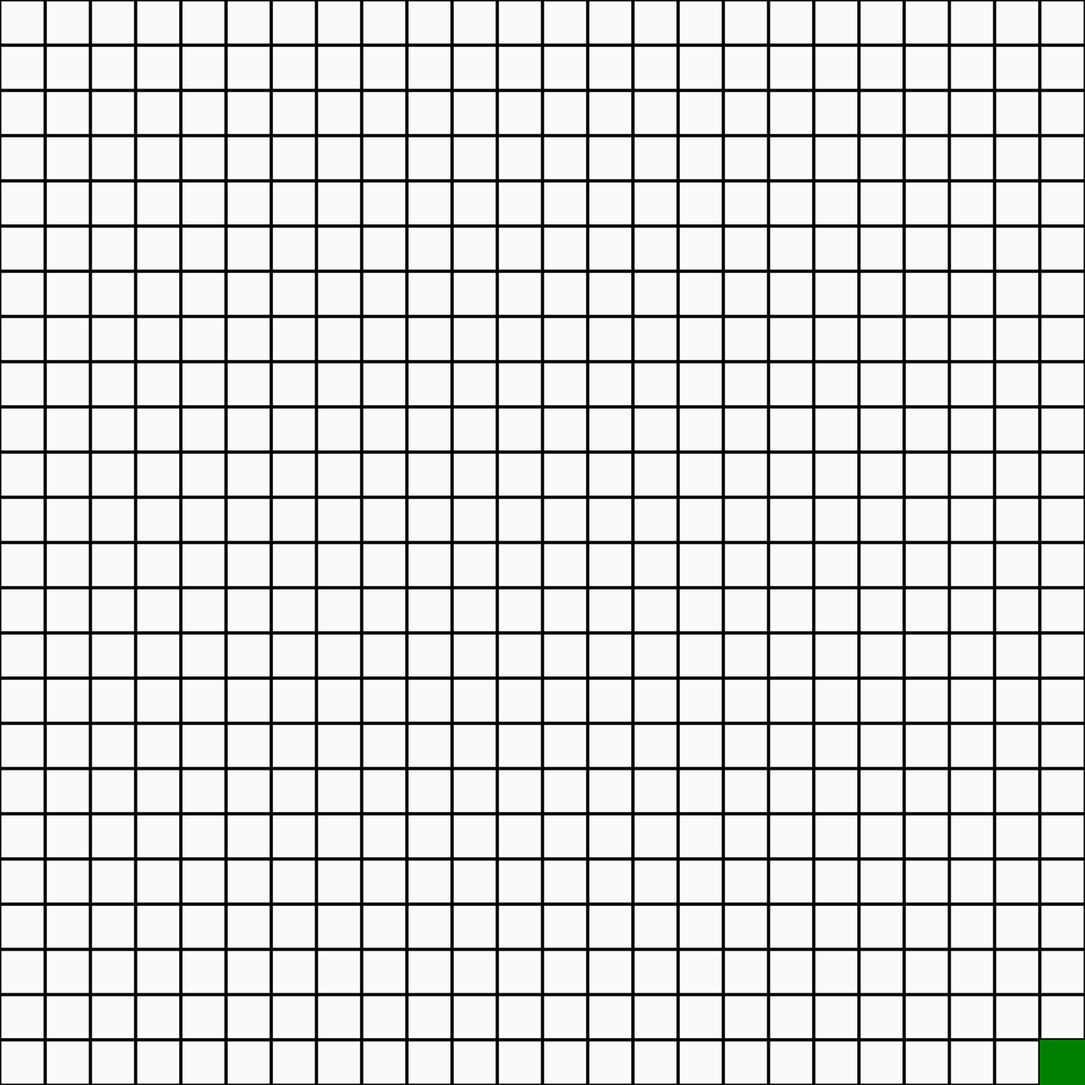
Frame 1 (no input)
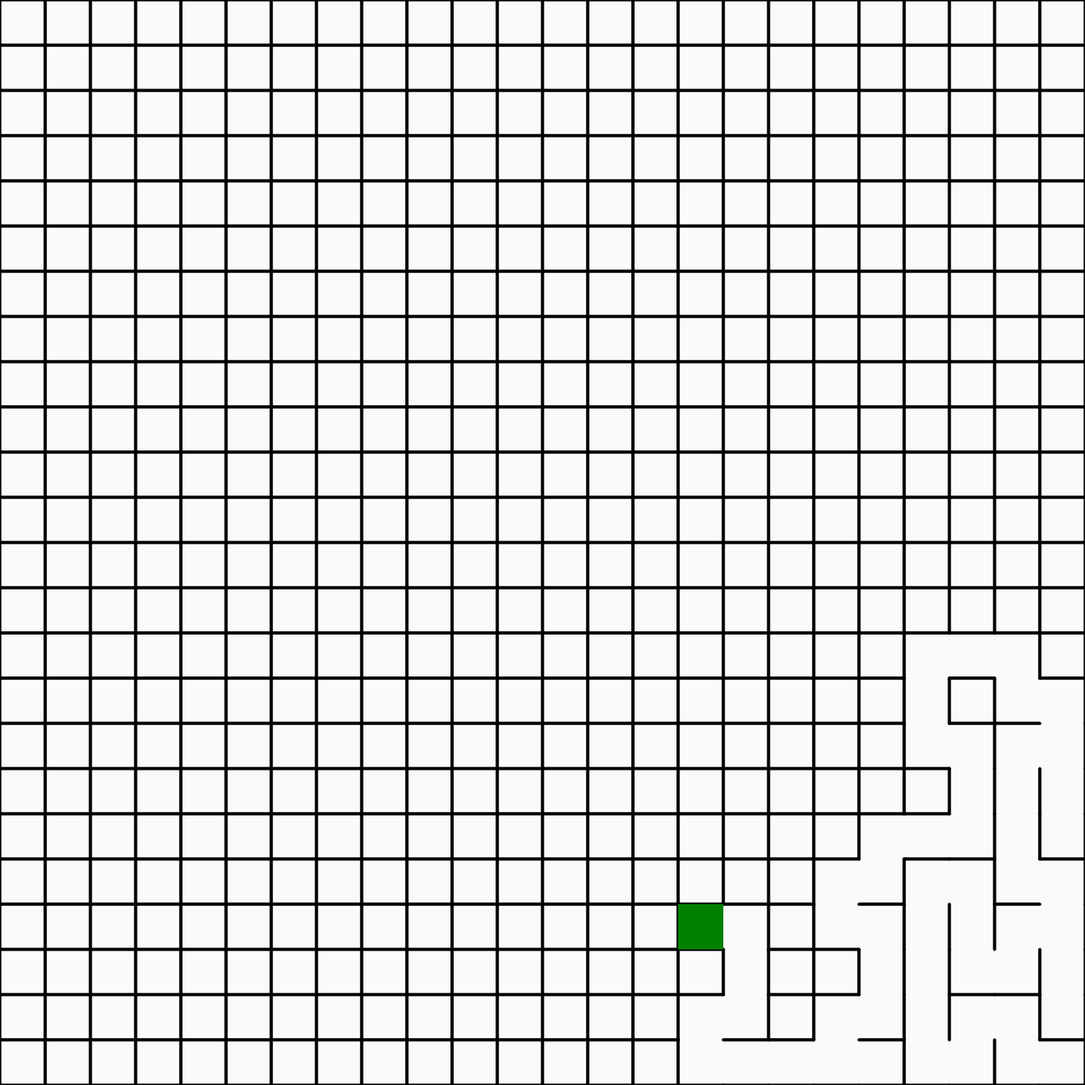
Frame 60 (no input)
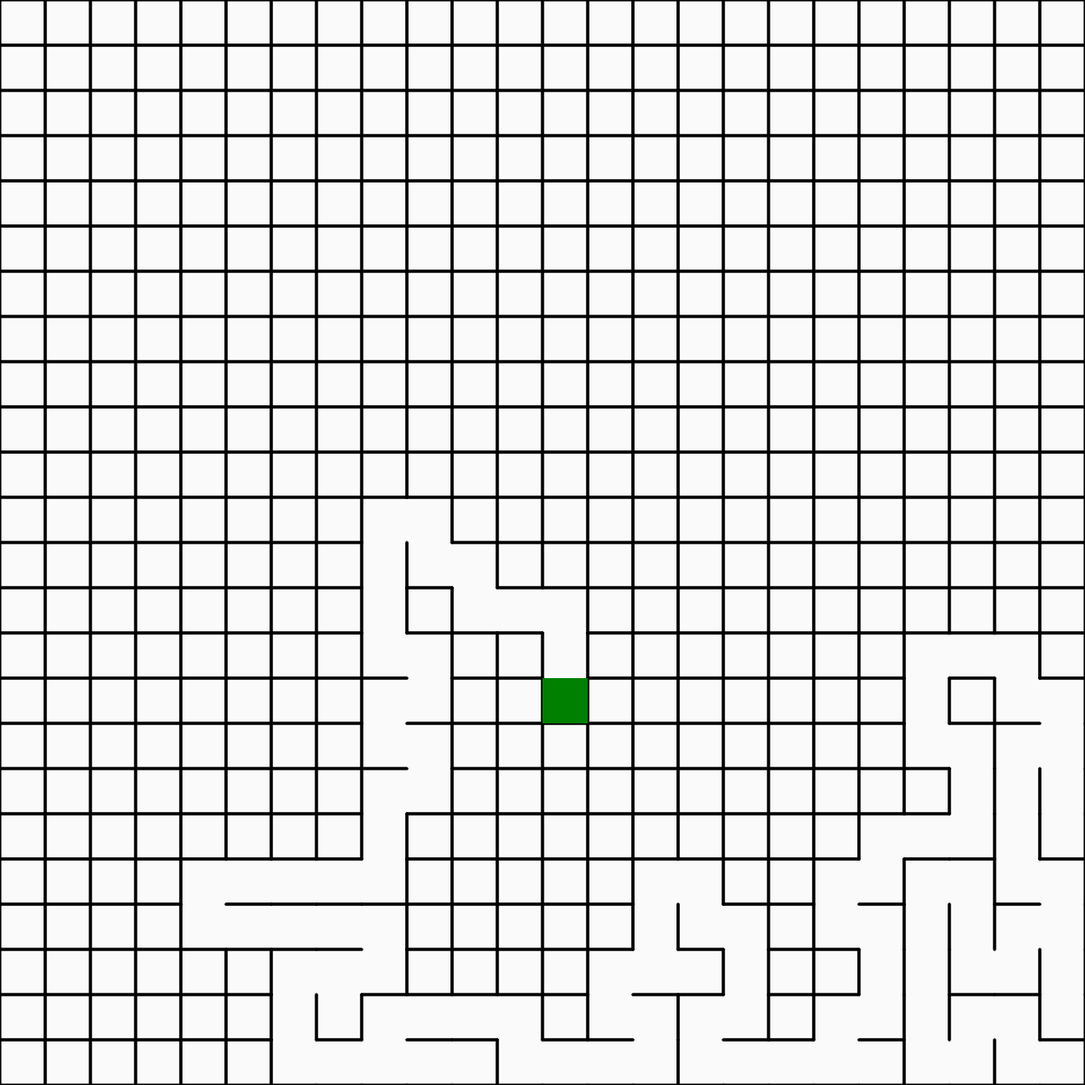
Frame 120 (the mouse pressed at the canvas centre since frame 60)

The p5.js sketch that drew these frames (run headless with seeded random() and noise() and a simulated clock; from frame 60 on, the mouse is pressed at the canvas centre):

// p5.js sketch
// ── sketch.js
var board = [];
var stack = [];
var corners = [];
var cols, rows
var size = 50;

var startpos;
var endpos;
var current;

function setup() {
  createCanvas(1200, 1200);
  cols = floor(width / size);
  rows = floor(height / size);
  //frameRate(200);
  createBoard();
  getCorners();
  startpos = corners[Math.floor(Math.random()*corners.length)];
  endpos = corners[Math.floor(Math.random()*corners.length)];
  startposind = index(startpos.x,startpos.y);
  endposind = index(endpos.x,endpos.y)
  console.log(startposind);
  console.log(endposind);
  current = board[index(startpos.x,startpos.y)];
}
function createBoard(){
    for (let y = 0; y < rows; y++) {
    for (let x = 0; x < cols; x++) {
      var cell = new Cell(x,y)
      board.push(cell);
    }
  };
}
function getEndpos(startpos){
  for (let i = 0; i < corners.length; i++) {
    if (startpos == endpos) {
     corners.splice(i, startpos) 
    }
  }
}

function draw() {
  background(250);
  for (let i = 0; i < board.length; i++) {
    board[i].show();
  }
  current.visited = true;
  current.highlight();

  let next = current.checkNeighbours();
  if (next) {
    next.visited = true;
    stack.push(current);
    removeWalls(current, next);
    current = next;
  } else if(stack.length > 0) {
    current = stack.pop();
  } else if (stack.length == 0){
      // var r = floor(random(0, corners.length));
      // corners[r].showcorner();
  }
}


// ── cell.js
function Cell(x, y){
    this.x = x;
    this.y = y;
    this.walls = [true, true, true, true];
    this.visited = false;

    this.checkNeighbours = function(){
      var neighbours = [];
      var top = board[index(x, y - 1)];
      var right = board[index(x + 1, y)];
      var bottom = board[index(x, y + 1)];
      var left = board[index(x - 1, y)];

      if (top && !top.visited) {
        neighbours.push(top);
      }
      if (right && !right.visited) {
        neighbours.push(right)
      }
      if (bottom && !bottom.visited) {
        neighbours.push(bottom);
      }
      if (left && !left.visited) {
        neighbours.push(left);
      }
      
      if(neighbours.length > 0){
        var r = floor(random(0, neighbours.length));
        return neighbours[r];
      } else {
        return undefined;
      }
    }

    this.show = function(){
      var x = this.x * size;
      var y = this.y * size;
      stroke(color('black'));
      strokeWeight(3)
      if (this.walls[0]) {
        line(x, y, x  + size, y);
      }
      if (this.walls[1]){
        line(x + size, y, x + size , y + size);
      }
      if (this.walls[2]){
         line(x + size, y + size, x , y + size);
      }
      if (this.walls[3]){
        line(x, y + size, x , y);
      }
      if (this.visited) {
        noStroke();
        fill(color('white'));
      }
    }
    this.highlight = function(){
      noStroke();
      fill(color('green'));
      rect(x * size,y * size ,size,size)
    }
    this.showcorner = function(){
        if(corners.length < 0){
            var r = floor(random(0, corners.length));
        }
        noStroke();
        fill(color('red'));
        rect(x * size,y * size ,size,size)
    }

}
function getCorners(){
    var topleft = board[index(0, 0)];
    var topright = board[index(cols -1 , 0)];
    var bottomleft = board[index(0, rows -1)];
    var bottomright = board[index(cols -1, rows -1)];
    corners.push(topleft, topright, bottomleft, bottomright);
}
function index(x,y){
  if (x < 0 || y < 0 || x > cols - 1 || y > rows - 1) {
    return -1;
  }
  return x + y * cols;
}
function removeWalls(a,b){
  var x = a.x - b.x;
  if (x === 1) {
    a.walls[3] = false;
    b.walls[1] = false;
  } else if(x === -1) {
    a.walls[1] = false;
    b.walls[3] = false;
  }
  var y = a.y - b.y;
  if (y === 1) {
    a.walls[0] = false;
    b.walls[2] = false;
  } else if(y === -1) {
    a.walls[2] = false;
    b.walls[0] = false;
  }
}
